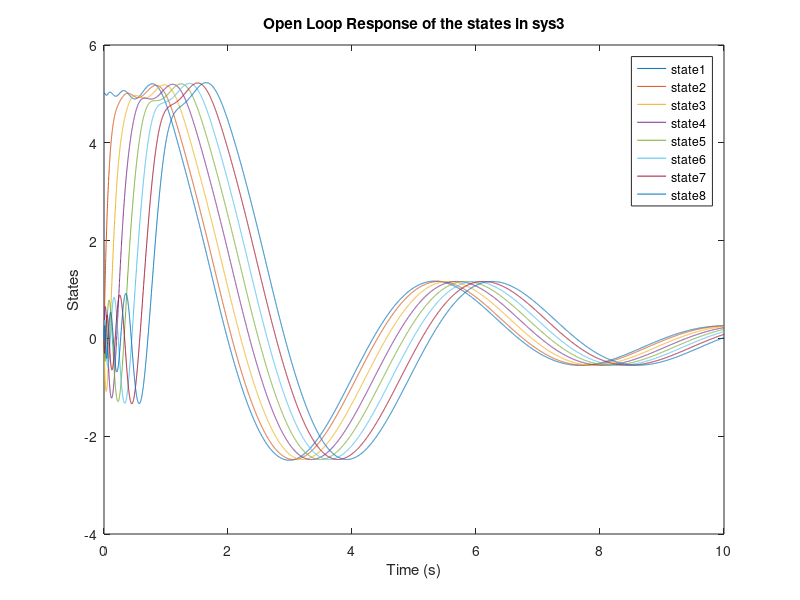
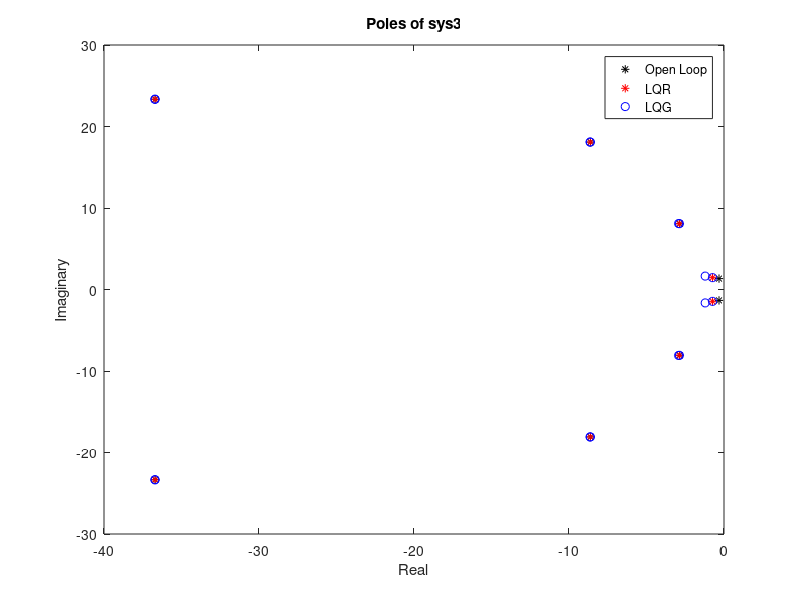
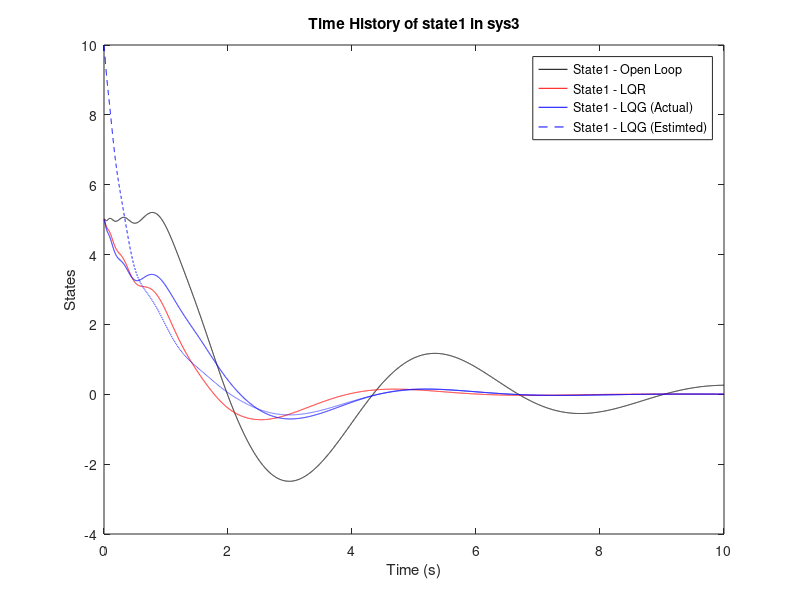
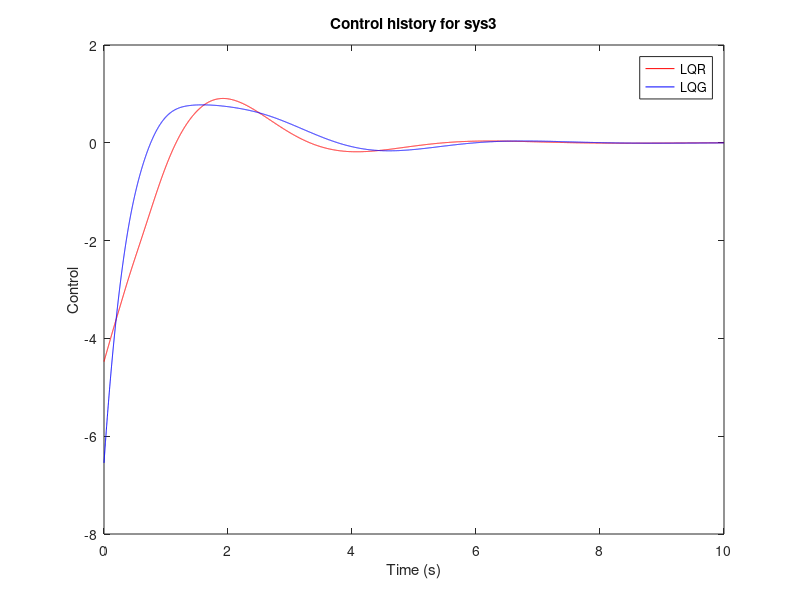

The MATLAB source for these figures, in order:
%% MATH 5546: Final Project
% Submission by Sandeep k JADA

clear; clc; close all;

%% C(A,B) and O(A,C)

load SYS3

disp(['The rank of controllablity Matrix is ',num2str(rank(ctrb(A_sys3,B_sys3))),'/',num2str(length(A_sys3))]);
disp(['The rank of observablity Matrix is ',num2str(rank(obsv(A_sys3,C_sys3))),'/',num2str(length(A_sys3))]);


%% Simulation of Open-loop

tfinal = 10;
dt = 0.001;

t = 0:dt:tfinal;

% Just doing an Euler-Cauchy 1st order

X = IC3;

for n=2:length(t)
    X(:,n) = X(:,n-1) + dt.*A_sys3*X(:,n-1);
end

figure; 
for n = 1:length(A_sys3)
    plot(t,X(n,:)','DisplayName',['state',num2str(n)]);hold on
end
legend show
title('Open Loop Response of the states in sys3');
xlabel('Time (s)')
ylabel('States')

poles_OLP = eig(A_sys3);
figure(2); plot(real(poles_OLP),imag(poles_OLP),'k*'); hold on
title('Poles of sys3');
xlabel('Real')
ylabel('Imaginary')

figure(3); plot(t,X(1,:)','k');hold on
title('Time History of state1 in sys3');
xlabel('Time (s)')
ylabel('States')

[num,den]=ss2tf(A_sys3,B_sys3,C_sys3,0);
sys3_TFOLP = tf(num,den);




%% LQR

[K,P,poles_CLP] = lqr(A_sys3,B_sys3,Q_sys3,R_sys3);

X = IC3;



for n=2:length(t)
    X(:,n) = X(:,n-1) + dt.*(A_sys3-B_sys3*K)*X(:,n-1);
end

figure(4); plot(t,-K*X,'r'); hold on;
title('Control history for sys3')
xlabel('Time (s)')
ylabel('Control')

figure; 
for n = 1:length(A_sys3)
    plot(t,X(n,:)','DisplayName',['state',num2str(n)]);hold on
end
legend show
title('LQR Response of the all states in sys3');
xlabel('Time (s)')
ylabel('States')


figure(2); plot(real(poles_CLP),imag(poles_CLP),'r*')

figure(3); plot(t,X(1,:)','r');

[num,den]=ss2tf(A_sys3,B_sys3,K,0);
sys3_TFLQR = tf(num,den);

% figure;margin(sys3_TF)



%% LQG
[K,P,~] = lqr(A_sys3,B_sys3,Q_sys3,R_sys3);
[F,PI,~] = lqr(A_sys3',C_sys3',M_sys3,N_sys3);
F=F';

X = IC3;
X_e = IC3.*0;

X_aug = [X;-5*ones(length(IC3),1)];

A_aug = [A_sys3-B_sys3*K B_sys3*K; 0.*A_sys3 A_sys3-F*C_sys3];

for n=2:length(t)
    X_aug(:,n) = X_aug(:,n-1) + dt.*(A_aug)*X_aug(:,n-1);
end
X = X_aug(1:length(A_sys3),:);
X_e = X - X_aug(end-length(A_sys3)+1:end,:);



poles_LQG = eig([A_sys3 -B_sys3*K;F*C_sys3 (A_sys3-F*C_sys3-B_sys3*K)]);

figure(2); plot(real(poles_LQG),imag(poles_LQG),'bo')
legend('Open Loop','LQR','LQG')

[num,den]=ss2tf(A_sys3,B_sys3,C_sys3,0);
sys3_TF_LP = tf(num,den);

% figure;margin(sys3_TF)

[num,den]=ss2tf(A_sys3-B_sys3*K-F*C_sys3,F,K,0);
sys3_TF_K = tf(-1*num,den);


figure(3); plot(t,X(1,:)','b');
plot(t,X_e(1,:)','b--');
legend('State1 - Open Loop','State1 - LQR','State1 - LQG (Actual)','State1 - LQG (Estimted)')

figure(4); plot(t,-K*X_e,'b');
legend('LQR','LQG')



sys3_TFLQG = sys3_TF_LP*sys3_TF_K;

% figure;margin(sys3_TF)

%% LQR - Prescribe degree of stablity

[K,P,poles_CLP] = lqr(A_sys3,B_sys3,Q_sys3.*exp(6),R_sys3);
[~,~,poles_LQR] = lqr(A_sys3,B_sys3,Q_sys3,R_sys3);

X = IC3;

for n=2:length(t)
    X(:,n) = X(:,n-1) + dt.*(A_sys3-B_sys3*K)*X(:,n-1);
end

figure; 
for n = 1:length(A_sys3)
    plot(t,X(n,:)','DisplayName',['state',num2str(n)]);hold on
end
title('LQR Presec Response of the all states in sys3');
legend show

figure; plot(real(poles_LQR),imag(poles_LQR),'ko'); hold on;
plot(real(poles_CLP),imag(poles_CLP),'k*')
legend('LQR','LQR (With Presc Deg of Stab)')
xlabel('Real')
ylabel('Imaginary')

[num,den]=ss2tf(A_sys3,B_sys3,K,0);
sys3_TFLQR2 = tf(num,den);

% figure(3); plot(t,-K*X);

%% Plot for GM and PM

figure; margin(sys3_TFOLP); legend('Open-Loop - TF: U to Z');
figure; margin(sys3_TFLQR); legend('LQR - TF: U to U');
figure; margin(sys3_TFLQG); legend('LQG - TF: U to U');

X = X_aug(1:length(A_sys3),:);
X_e = X - X_aug(end-length(A_sys3)+1:end,:);



figure;
title('LQG Response of the all states in sys3');
for n = 1:length(A_sys3)
    subplot(4,2,n)
    plot(t,X(n,:)','b','DisplayName',['x',num2str(n),' (Act)']);hold on
    plot(t,X_e(n,:)','b--','DisplayName',['x',num2str(n),' (Est)']);
    set(gca,'FontSize',6)
    legend show
end
